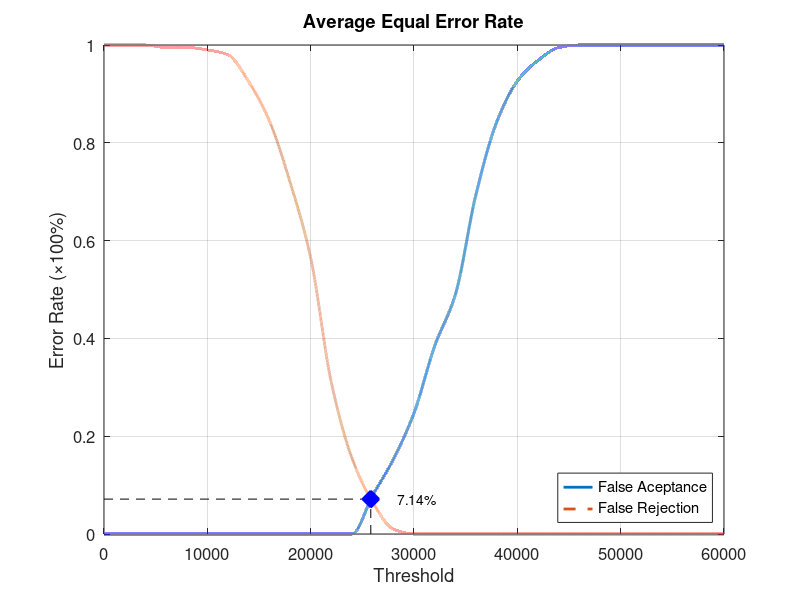
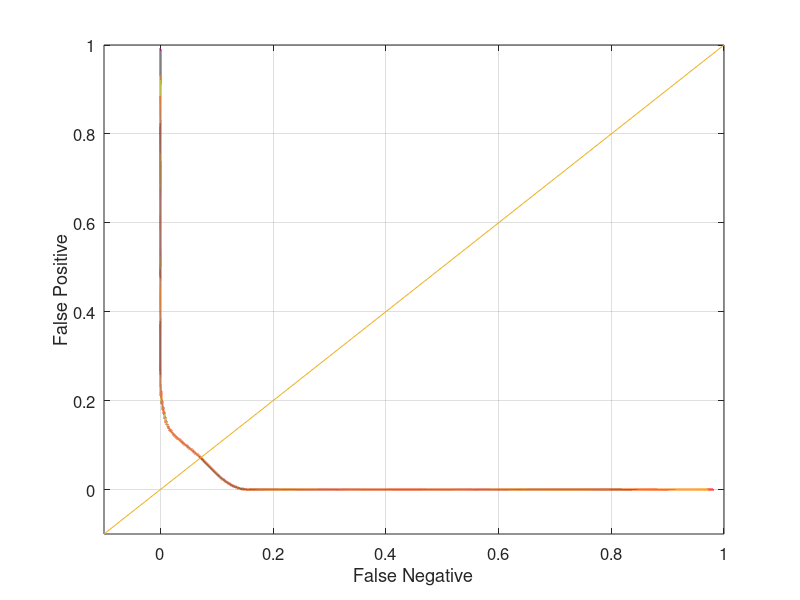

Write the MATLAB code that produced these figures, in order.
function yEER = Database1_2
close all;
clear;
clc;
x = 0:2000:60000;
xq = 0:0.5:60000;

y0 = [0 0 0 0 0 0 0 0 0 0 0 0 0 0.0789474 0.152632 0.247368 0.384211 0.489474 0.694737 0.842105 0.926316 0.968421 0.994737 1 1 1 1 1 1 1 1];
yy0 = interp1(x, y0, xq, 'pchip');
y1 = [1 1 1 0.995 0.995 0.99 0.98 0.925 0.845 0.72 0.565 0.31 0.155 0.065 0.01 0 0 0 0 0 0 0 0 0 0 0 0 0 0 0 0];
yy1 = interp1(x, y1, xq, 'pchip');

% Calculating EER: 
y2 = abs(y0 - y1);
find(y2 == min(y2))
yy2 = abs(yy0 - yy1);
xEER = find(yy2 == min(yy2));
xEERIndex = xq(xEER) % X-axis EER
yEER = yy0(xEER) % Y-axis EER

main = figure
plot(xq, yy0,'-','LineWidth', 2);	hold on
plot(xq, yy1,'--','LineWidth', 2);	hold on
plot([xEERIndex xEERIndex], [0 yEER], 'k--');	hold on
plot([0 xEERIndex], [yEER yEER], 'k--');	hold on
plot(xEERIndex, yEER, 'bx', 'LineWidth', 10);	hold on
text(xEERIndex + 10 * xEERIndex / 100, yEER, [num2str(round((10000 * yEER)) / 100) '%'])
legend('False Aceptance', 'False Rejection', 'Location', 'SouthEast')
xlabel('Threshold')
ylabel('Error Rate (\times100%)')
title('Average Equal Error Rate')
set(gca, 'FontSize', 12)
axis([0 60000 0 1])
grid on

print(main, 'Database1_2Main', '-dpng');
FNRxFPR = figure('Color', [1 1 1]);
plot(yy1, yy0, '-', yy1, yy0, 'LineWidth', 2);
hold on
y = -0.1:0.1:1
plot(y, y); 
set(gca, 'FontSize', 12)
xlabel('False Negative')
ylabel('False Positive')
axis([-0.1 1 -0.1 1])
set(gca, 'FontSize', 12)
grid on

print(FNRxFPR, 'Database1_2FNRxFPR','-dpng');
end
